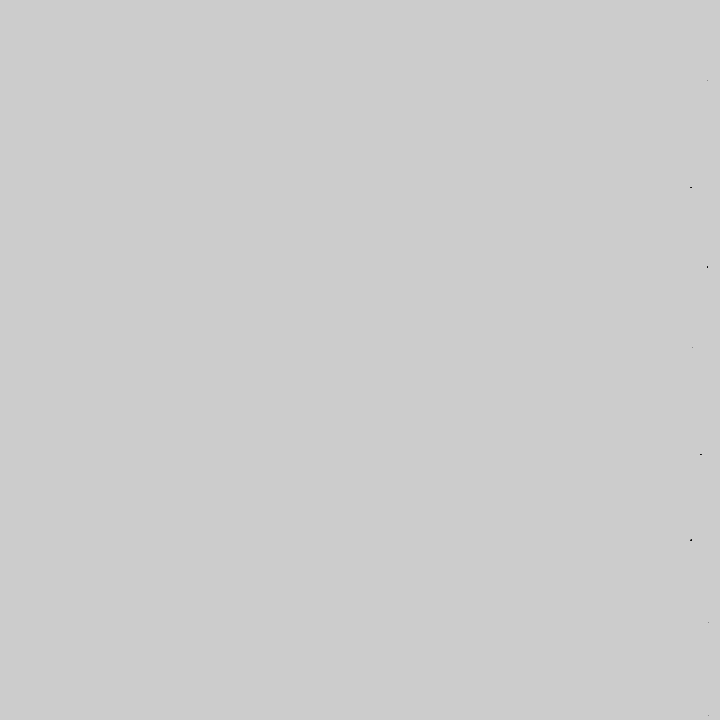
Frame 1 (no input)
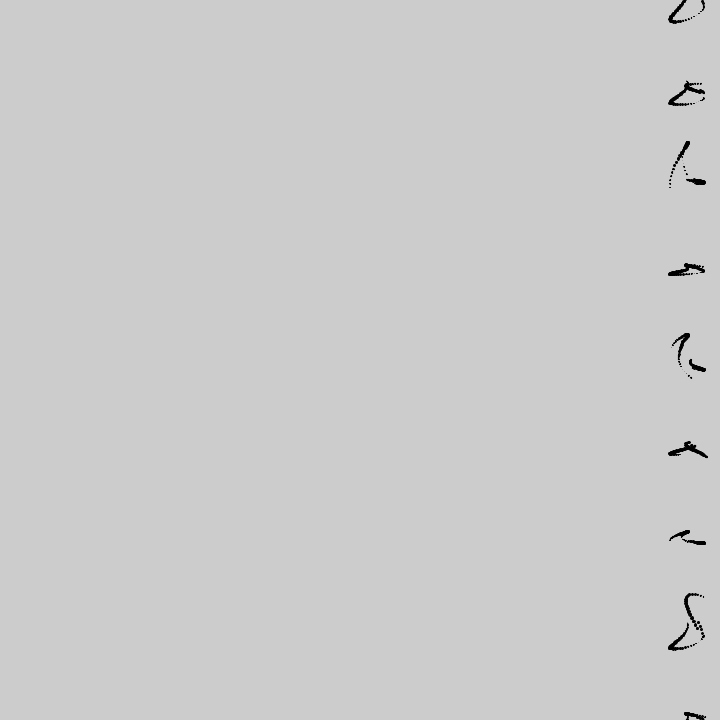
Frame 60 (the mouse pressed at the canvas centre just before this capture)
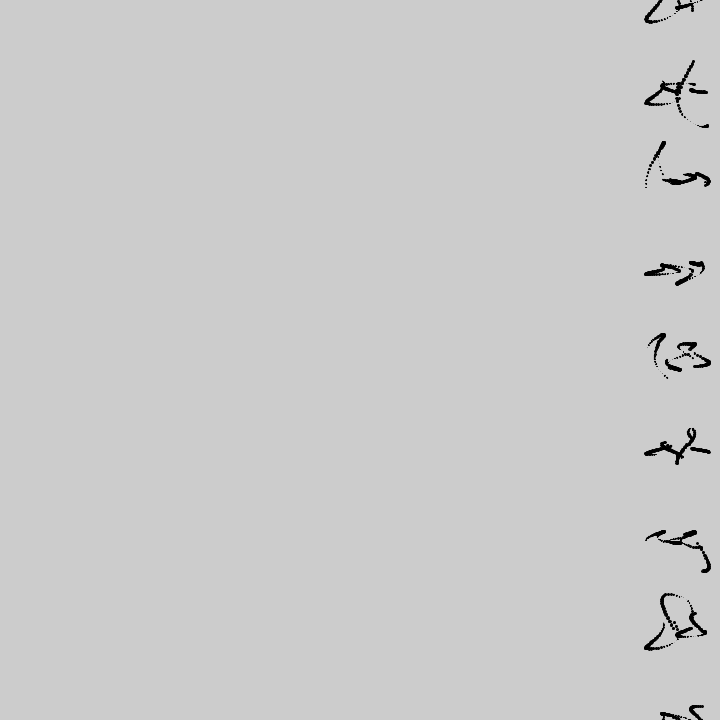
Frame 120 (the mouse held since frame 60 and released just before this capture)

The Processing sketch that drew these frames (run headless with seeded random() and noise(); from frame 60 on, the mouse is pressed at the canvas centre):

// Processing sketch: sketch_10172020_GenerativeWriting
// ── sketch_10172020_GenerativeWriting.pde
float t,i,N;
void setup(){size(720,720);fill(0);}
void draw(){
t+=.2;
copy(0,0,720,720,-int(t%7)/4,0,720,720);
for(i=0;i<9;i++)
circle(cos(t+i+noise(i,int(t/4)*.02)*9)*9+700,sin(t*.5+i+noise(i,int(t/4)*.05)*9)*(N=noise(i,int(t/7)))*N*60+i*90,sin(t/2)*3);
}
